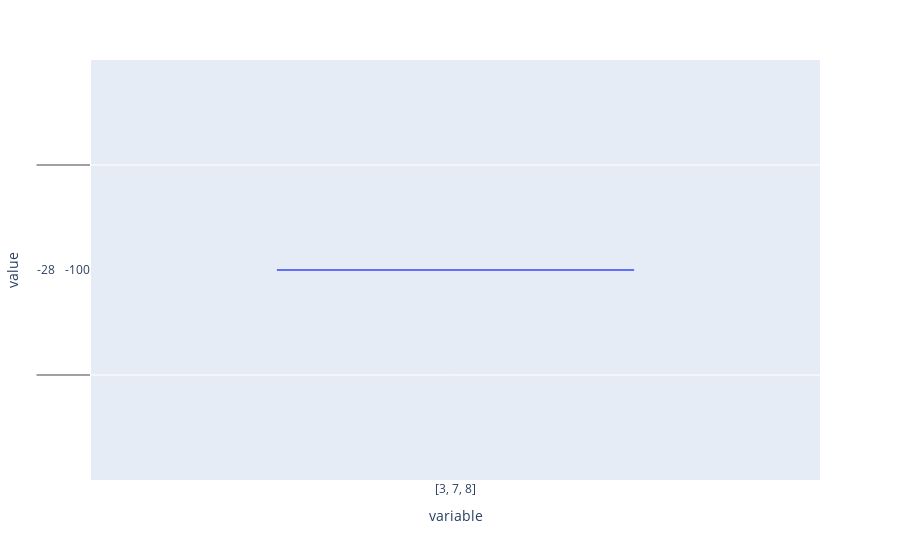

The notebook cell this image was saved under:
### Code cell
fig = px.box(df2['[3, 7, 8]'])
fig.show()

### Figure 1 — Plotly figure (JSON) as saved in the notebook; plotly's stock layout.template omitted (floating-point values rounded to 4 significant figures)
{"data": [{"alignmentgroup": "True", "hovertemplate": "variable=%{x}<br>value=%{y}<extra></extra>", "legendgroup": "", "marker": {"color": "#636efa"}, "name": "", "notched": false, "offsetgroup": "", "orientation": "v", "showlegend": false, "type": "box", "x": ["[3, 7, 8]", "[3, 7, 8]", "[3, 7, 8]", "[3, 7, 8]", "[3, 7, 8]", "[3, 7, 8]", "[3, 7, 8]", "[3, 7, 8]", "[3, 7, 8]", "[3, 7, 8]"], "x0": " ", "xaxis": "x", "y": [[-28, -28, -28, -28, -28], [-100, -100, -100, -100, -100], [-100, -100, -100, -100, -100], [-70, -70, -70, -70, -70], [-70, -70, -70, -70, -70], [-100, -100, -100, -100, -100], [-80, -80, -80, -80, -80], [-60, -60, -60, -60, -60], [-70, -70, -70, -70, -70], [-100, -100, -100, -100, -100]], "y0": " ", "yaxis": "y"}], "layout": {"boxmode": "group", "legend": {"tracegroupgap": 0}, "margin": {"t": 60}, "xaxis": {"anchor": "y", "domain": [0, 1], "title": {"text": "variable"}}, "yaxis": {"anchor": "x", "domain": [0, 1], "title": {"text": "value"}}}}
